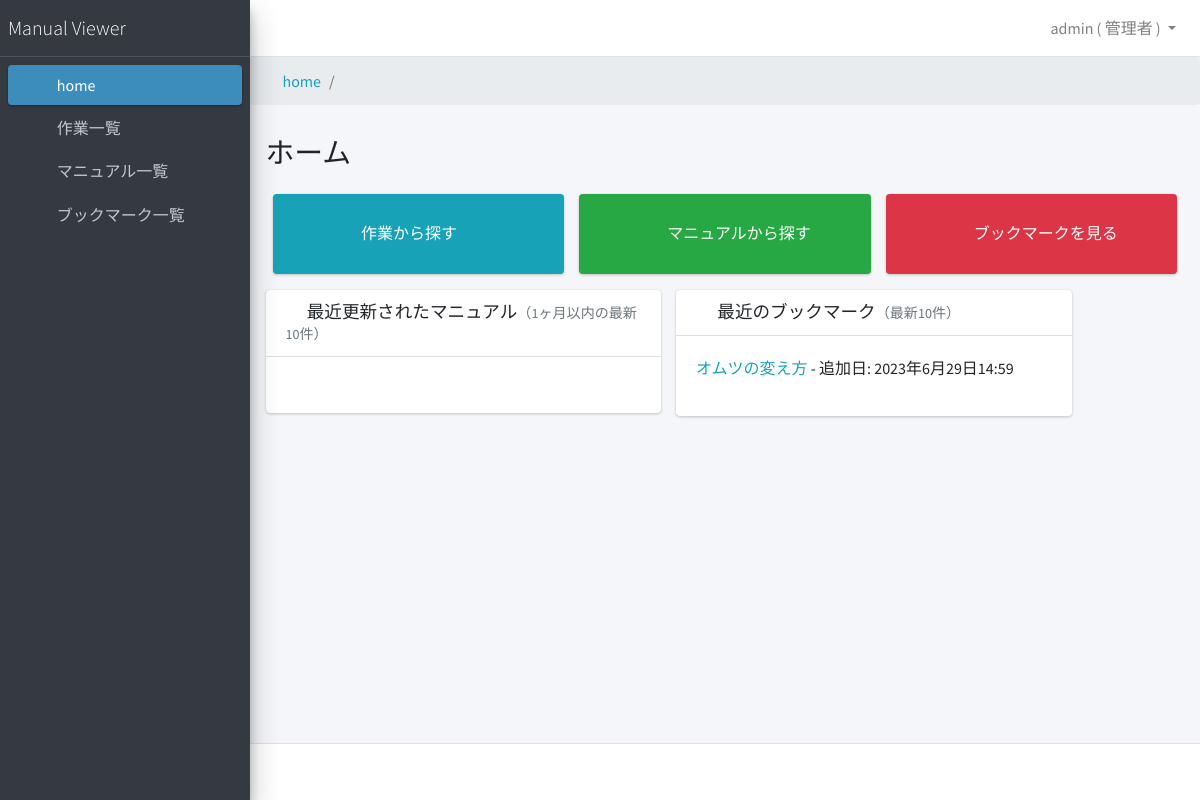
Screenshot of /home/ (signed in) with the database file from the repository.
### manualapp/models.py (models this page shows, shortened)
class CustomUser(AbstractUser):
    username = models.CharField(max_length=150, unique=False, verbose_name="ユーザー名")
    email = models.EmailField(unique=True, verbose_name="メールアドレス")
    department = models.ForeignKey(
        Department,
        verbose_name="部署",
        on_delete=models.PROTECT,
        null=True,
        blank=True,
        help_text="管理者以外は所属している部署のマニュアルのみ参照可能です。",
    )
    is_active = models.BooleanField(
        default=True,
        verbose_name="利用中",
        help_text="退職者等、利用しないユーザーは削除せずにこのチェックを外してください。",
    )
    is_staff = models.BooleanField(
        default=False,
        verbose_name="管理者",
        help_text="チェックすると管理者サイトへのログイン、すべてのマニュアルの参照が可能になります。",
    )
    created_at = models.DateTimeField(verbose_name="作成日時", auto_now_add=True)
    updated_at = models.DateTimeField(verbose_name="更新日時", auto_now=True)
    objects = CustomUserManager()
    USERNAME_FIELD = "email"
    REQUIRED_FIELDS = ["username"]
    class Meta:
        verbose_name = "ユーザー"
        verbose_name_plural = "ユーザー"

class Bookmark(models.Model):
    user = models.ForeignKey(CustomUser, verbose_name="ユーザー", on_delete=models.CASCADE)
    document = models.ForeignKey(
        Document, verbose_name="ドキュメント", on_delete=models.CASCADE
    )
    created_at = models.DateTimeField(verbose_name="作成日時", auto_now_add=True)
    class Meta:
        verbose_name = "ブックマーク"
        verbose_name_plural = "ブックマーク"

class Document(models.Model):
    document_number = models.CharField(verbose_name="ドキュメント番号", max_length=255)
    document_title = models.CharField(verbose_name="ドキュメントタイトル", max_length=255)
    document_filename = models.CharField(
        verbose_name="ドキュメントファイル名", max_length=255, null=True, blank=True
    )
    document_content = RichTextUploadingField(verbose_name="ドキュメント内容")
    created_at = models.DateTimeField(verbose_name="作成日時", auto_now_add=True)
    updated_at = models.DateTimeField(verbose_name="更新日時", auto_now=True)
    class Meta:
        verbose_name = "マニュアル"
        verbose_name_plural = "マニュアル"

### manualapp/views.py (the view, shortened to what this page needs)
# urls.py: path("home/", HomeView.as_view(), name="home"),
class HomeView(LoginRequiredMixin, TemplateView):
    template_name = "home.html"
    def get_context_data(self, **kwargs):
        context = super().get_context_data(**kwargs)
        now = timezone.now()
        two_weeks_ago = now - timedelta(weeks=2)
        user_department = self.request.user.department
        context["recent_bookmarks"] = (
            Bookmark.objects.filter(
                user=self.request.user,
            )
            .order_by("-created_at")
            .distinct()[:10]
        )
        if self.request.user.is_staff:
            context["recent_documents"] = (
                Document.objects.filter(updated_at__gte=two_weeks_ago)
                .order_by("-updated_at")
                .distinct()[:10]
            )
        return context

### manualapp/templates/home.html (shortened to what this page needs)
{% extends 'base.html' %}
{% block content_title %}ホーム{% endblock %}
{% block breadcrumb %}
<li class="breadcrumb-item active" aria-current="page">{{ object.name }}</li>
{% endblock %}
{% block content %}
<section class="content">
  <div class="container-fluid">
    <div class="row">
      <div class="col-md-4 col-12">
        <a href="{% url 'task_list' %}">
          <div class="info-box bg-info">
            <span class="info-box-icon bg-info"><i class="fas fa-briefcase"></i></span>
            <div class="info-box-content">
              <span class="info-box-text">作業から探す<i class="fas fa-arrow-circle-right ml-2"></i></span>
            </div>
          </div>
        </a>
      </div>
      <div class="col-md-4 col-12">
        <a href="{% url 'document_list' %}">
          <div class="info-box bg-success">
            <span class="info-box-icon bg-success"><i class="far fa-file-alt"></i></span>
            <div class="info-box-content">
              <span class="info-box-text">マニュアルから探す<i class="fas fa-arrow-circle-right ml-2"></i></span>
            </div>
          </div>
        </a>
      </div>
      <div class="col-md-4 col-12">
        <a href="{% url 'bookmark_list' %}">
          <div class="info-box bg-danger">
            <span class="info-box-icon bg-danger"><i class="far fa-bookmark"></i></span>
            <div class="info-box-content">
              <span class="info-box-text">ブックマークを見る<i class="fas fa-arrow-circle-right ml-2"></i></span>
            </div>
          </div>
        </a>
      </div>
      <div class="row">
        <div class="col-md-6">
          <div class="card">
            <div class="card-header">
              <h3 class="card-title">
                <i class="fas fa-file-alt mr-1"></i>
                最近更新されたマニュアル<small class="text-muted">（1ヶ月以内の最新10件）</small>
              </h3>
            </div>
            <div class="card-body">
            </div>
          </div>
        </div>
        <div class="col-md-6">
          <div class="card">
            <div class="card-header">
              <h3 class="card-title">
                <i class="fas fa-bookmark mr-1"></i>
                最近のブックマーク<small class="text-muted">（最新10件）</small>
              </h3>
            </div>
            <div class="card-body">
              <ul class="list-unstyled">
                {% for bookmark in recent_bookmarks %}
                <li>
                  <a href="{% url 'document_detail' bookmark.document.id %}">{{ bookmark.document.document_title }}</a>
                  - 追加日: {{ bookmark.created_at }}
                </li>
                {% endfor %}
              </ul>
            </div>
          </div>
        </div>
      </div>
    </div>
  </div>
</section>
{% endblock %}

### manualapp/templates/base.html (shortened to what this page needs)
{% load static %}
<!DOCTYPE html>
<html lang="ja">
<head>
  <link rel="stylesheet" href="{%static 'AdminLTE-3.2.0/plugins/fontawesome-free/css/all.min.css' %}">
  <link rel="stylesheet" href="https://code.ionicframework.com/ionicons/2.0.1/css/ionicons.min.css">
  <link rel="stylesheet" href="{%static 'AdminLTE-3.2.0/plugins/icheck-bootstrap/icheck-bootstrap.min.css' %}">
  <link rel="stylesheet" href="{%static 'AdminLTE-3.2.0/dist/css/adminlte.min.css' %}">
  <link rel="stylesheet" href="{%static 'AdminLTE-3.2.0/plugins/overlayScrollbars/css/OverlayScrollbars.min.css' %}">
  <link rel="stylesheet" href="{%static 'AdminLTE-3.2.0/plugins/datatables-bs4/css/dataTables.bootstrap4.min.css' %}">
</head>
<body class="hold-transition sidebar-mini layout-fixed accent-info">
  <div class="wrapper">
    <nav class="main-header navbar navbar-expand navbar-white navbar-light">
      <ul class="navbar-nav">
        <li class="nav-item">
          <a class="nav-link" data-widget="pushmenu" href="#" role="button"><i class="fas fa-bars"></i></a>
        </li>
      </ul>
      <ul class="navbar-nav ml-auto">
        {% if user.is_authenticated %}
        <li class="nav-item dropdown">
          <a class="nav-link dropdown-toggle" href="#" id="navbarDropdownMenuLink" role="button" data-toggle="dropdown" aria-haspopup="true" aria-expanded="false">
            {% if user.is_staff %}
            {{ user.username }}&nbsp;(&nbsp;管理者&nbsp;)
            {% else %}
            {{ user.username }} ( {{ user.department|default_if_none:'部署未登録' }} )
            {% endif %}
          </a>
        </li>
        {% endif %}
      </ul>
    </nav>
    <aside class="main-sidebar sidebar-dark-lightblue elevation-4">
      <a href="{% url 'home' %}" class="brand-link">
        <span class="brand-text font-weight-light">Manual Viewer</span>
      </a>
      <div class="sidebar">
        <nav class="mt-2">
          <ul class="nav nav-pills nav-sidebar flex-column" data-widget="treeview" role="menu" data-accordion="false">
            <li class="nav-item">
              <a href="{% url 'home' %}" class="nav-link {% if request.resolver_match.url_name == 'home' %}active{% endif %}">
                <i class="nav-icon fas fa-home"></i>
                <p>
                  home
                </p>
              </a>
            <li class="nav-item">
              <a href="{% url 'task_list' %}" class="nav-link {% if request.resolver_match.url_name == 'task_list' %}active{% endif %}">
                <i class="fas fa-briefcase nav-icon"></i>
                <p>作業一覧</p>
              </a>
            </li>
            <li class="nav-item">
              <a href="{% url 'document_list' %}" class="nav-link {% if request.resolver_match.url_name == 'document_list' %}active{% endif %}">
                <i class="far fa-file-alt nav-icon"></i>
                <p>マニュアル一覧</p>
              </a>
            </li>
            <li class="nav-item">
              <a href="{% url 'bookmark_list' %}" class="nav-link {% if request.resolver_match.url_name == 'bookmark_list' %}active{% endif %}">
                <i class="far fa-bookmark nav-icon"></i>
                <p>ブックマーク一覧</p>
              </a>
            </li>
            </li>
          </ul>
        </nav>
      </div>
    </aside>
    <div class="content-wrapper">
      <nav aria-label="breadcrumb">
        <ol class="breadcrumb">
          <li class="breadcrumb-item"><a href="{% url 'home' %}"><i class="fas fa-home mr-1"></i>home</a></li>
          {% block breadcrumb %}
          {% endblock %}
        </ol>
      </nav>
      <div class="content-header">
        <div class="container-fluid">
          <div class="row mb-2">
            <div class="col-12">
              <h1 class="m-0">{% block content_title %}{% endblock %}</h1>
            </div>
          </div>
        </div>
      </div>
      <section class="content">
        <div class="container-fluid">
          {% block content %}{% endblock %}
        </div>
      </section>
    </div>
    <footer class="main-footer">
    </footer>
  </div>
</body>
</html>

### rows the page displays
CustomUser: username "admin"
Bookmark: document.document_title "オムツの変え方", created_at "2023年6月29日14:59"
